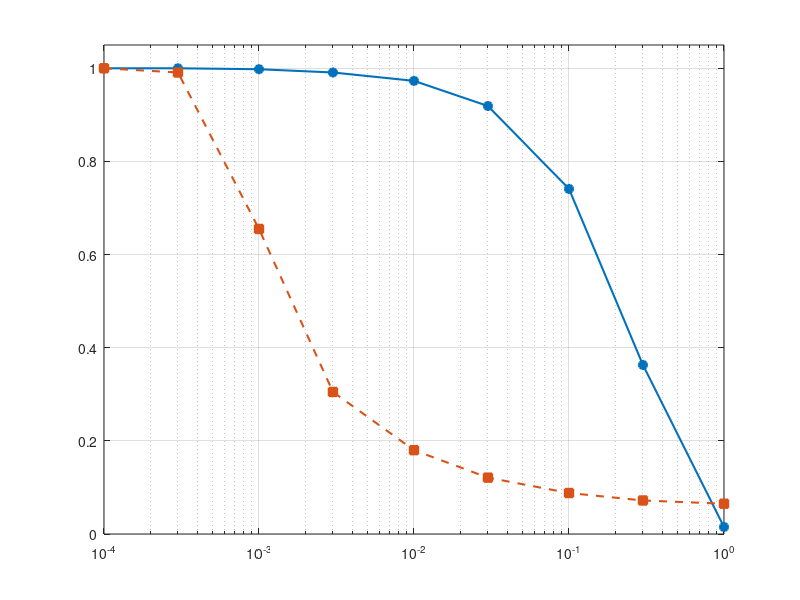

The MATLAB script that drew this image:
% Model Wattsa-Strogatza: C(p)/C(0) i L(p)/L(0)
% Dane z symulacji: N = 1000, K = 10, srednia z 3 losowan (NetworkX)

p  = [1e-4 3e-4 1e-3 3e-3 1e-2 3e-2 1e-1 3e-1 1];
C  = [1.000 1.000 0.998 0.991 0.973 0.919 0.741 0.363 0.015];
L  = [1.000 0.991 0.655 0.305 0.180 0.121 0.088 0.072 0.065];

figure('Color','w');
semilogx(p, C, '-o', 'LineWidth', 1.5, 'MarkerSize', 6, ...
         'MarkerFaceColor', [0 0.4470 0.7410]);
hold on;
semilogx(p, L, '--s', 'LineWidth', 1.5, 'MarkerSize', 6, ...
         'MarkerFaceColor', [0.8500 0.3250 0.0980]);
hold off;

xlim([1e-4 1]);
ylim([0 1.05]);
grid on;
box on;
